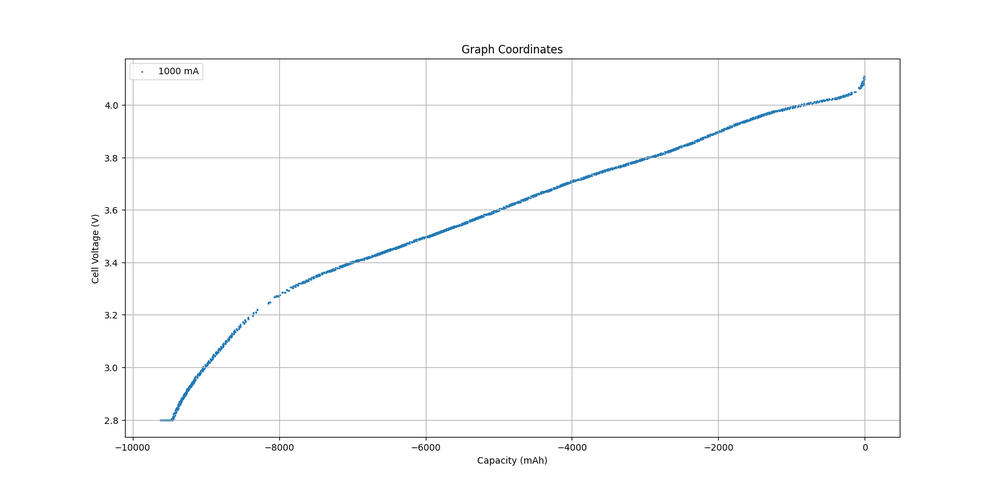
#> input picture imageAnalysis/successimg.png, 1000 x 491 px, shrunk from 1536 x 754 before the run
$ python -i pixelMappingAutomation.py   (imports and definitions only)
#> lines starting #> are read from the running program, lines starting #| are printed output that depends on the picture; after the words box and inside, x2 and y2 are one past the last pixel; in counts of white or black regions, pixels touching at a corner belong together
import cv2
import numpy as np
import matplotlib.pyplot as plt
import pytesseract
import re

# Load the image
# image_path = r"C:\Users\Alwin Soly\Desktop\li-ion\42452_2020_2675_Fig2_HTML.webp"
def find_pixel_ranges(image_path):
#> called with image_path = 'successimg.png'
        image = cv2.imread(image_path)
#> image is the input picture: shape (491, 1000, 3); mean B, G, R 252, 251.7, 251.4
        gray_image = cv2.cvtColor(image, cv2.COLOR_BGR2GRAY)

        # Applying edge detection
        edges = cv2.Canny(gray_image, 50, 150, apertureSize=3)
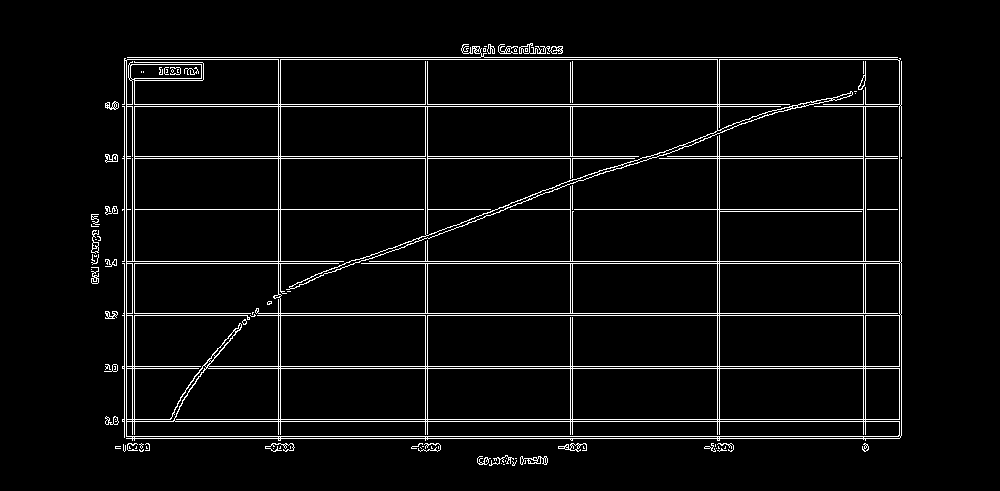
#> edges: shape (491, 1000); 4.7% white in thin lines or dots, all inside (x1, y1, x2, y2) = (91, 43, 902, 466)

        # Detect lines using Hough Line Transform
        lines = cv2.HoughLinesP(edges, rho=1, theta=np.pi / 180, threshold=100, minLineLength=100, maxLineGap=10)
#> lines = 36 rows, first 6: [106, 158, 899, 158], [105, 104, 901, 104], [94, 261, 901, 261], [124, 436, 900, 436], [107, 419, 901, 419], [106, 209, 901, 209]

        # Function to find corners based on line endpoints
        def find_corners(lines):
            corners = []
            for line in lines:
                x1, y1, x2, y2 = line[0]
                # Filter lines based on slope and position within image boundaries
                if abs(y2 - y1) > 5 and abs(x2 - x1) > 5:
                    corners.extend([(x1, y1), (x2, y2)])
#> this loop made 36 passes
#> (x1, y1, x2, y2) on passes 1 to 12: (106, 158, 899, 158), (105, 104, 901, 104), (94, 261, 901, 261), (124, 436, 900, 436), (107, 419, 901, 419), (106, 209, 901, 209), (106, 315, 901, 315), (127, 57, 897, 57), (106, 368, 901, 368), (126, 438, 899, 438), (105, 156, 901, 156), (93, 263, 901, 263)
#> after the loop, corners = [(299, 284), (521, 203), (363, 258), (508, 205)]
            return corners

        # Extracting corners from lines
        corners = find_corners(lines)
#> corners = [(299, 284), (521, 203), (363, 258), (508, 205)]

        # Converting corners to numpy array
        corners = np.array(corners)
#> corners = [[299, 284], [521, 203], [363, 258], [508, 205]]

        # Drawing the detected corners on the image
        for corner in corners:
            cv2.circle(image, tuple(corner), 10, (0, 0, 255), -1)
#> this loop made 4 passes
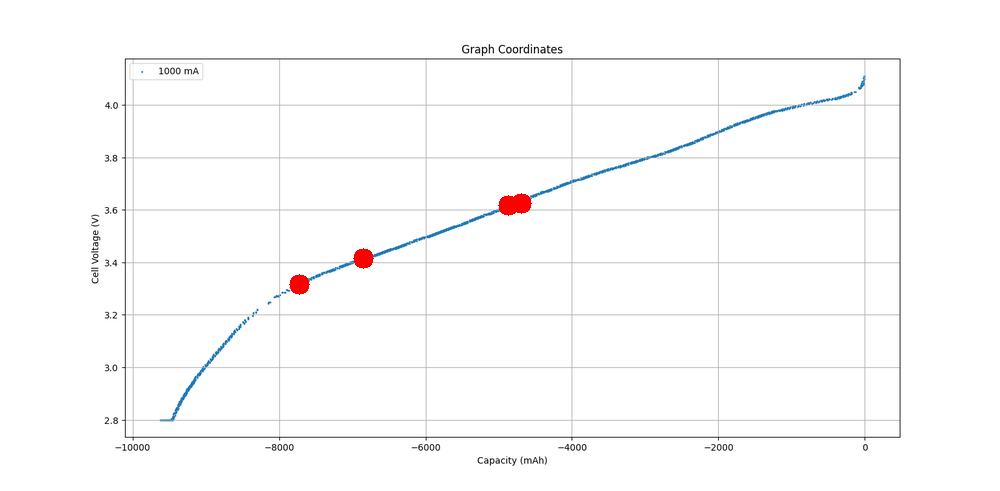
#> image: shape (491, 1000, 3); 0.24% of pixels changed, all inside (x1, y1, x2, y2) = (289, 193, 532, 295)

        # Shows the image with detected corners
        plt.figure(figsize=(10, 8))
        plt.imshow(cv2.cvtColor(image, cv2.COLOR_BGR2RGB))
        plt.title('Image with Detected Corners')
        plt.axis('off')
        plt.show()

        # Determining the pixel ranges for x and y axes
        x1 = np.min(corners[:, 0])
#> x1 = 299
        x2 = np.max(corners[:, 0])
#> x2 = 521
        y1 = np.min(corners[:, 1])
#> y1 = 203
        y2 = np.max(corners[:, 1])
#> y2 = 284

        print(f"Pixel X Range: ({x1}, {x2})")
#| Pixel X Range: (299, 521)
        print(f"Pixel Y Range: ({y1}, {y2})")
#| Pixel Y Range: (203, 284)

        return (x1, x2), (y1, y2)

def extract_axis_range(image, axis):
    # Converting PIL image to NumPy array
    image_np = np.array(image)

    # Croping regions likely to contain axis labels
    height, width = image_np.shape[:2]
    if axis == 'x':
        crop_img = image_np[int(height * 0.9):height, :]  # Bottom part for x-axis
    elif axis == 'y':
        crop_img = image_np[:, 0:int(width * 0.1)]  # Left part for y-axis

    # Converting and applying adaptive thresholding
    gray_crop = cv2.cvtColor(crop_img, cv2.COLOR_BGR2GRAY)
    thresh_crop = cv2.adaptiveThreshold(gray_crop, 255, cv2.ADAPTIVE_THRESH_MEAN_C, cv2.THRESH_BINARY, 11, 2)

    # Using pytesseract to extract text
    custom_config = r'--oem 3 --psm 6 outputbase digits'
    text = pytesseract.image_to_string(thresh_crop, config=custom_config)

    # Finding all numbers in the text
    numbers = re.findall(r'-?\d+\.?\d*', text)
    if len(numbers) >= 2:
        numbers = sorted(map(float, numbers))
        return numbers[0], numbers[-1]
    else:
        return None


>>> result = find_pixel_ranges('successimg.png')
#> result = ((299, 521), (203, 284))
